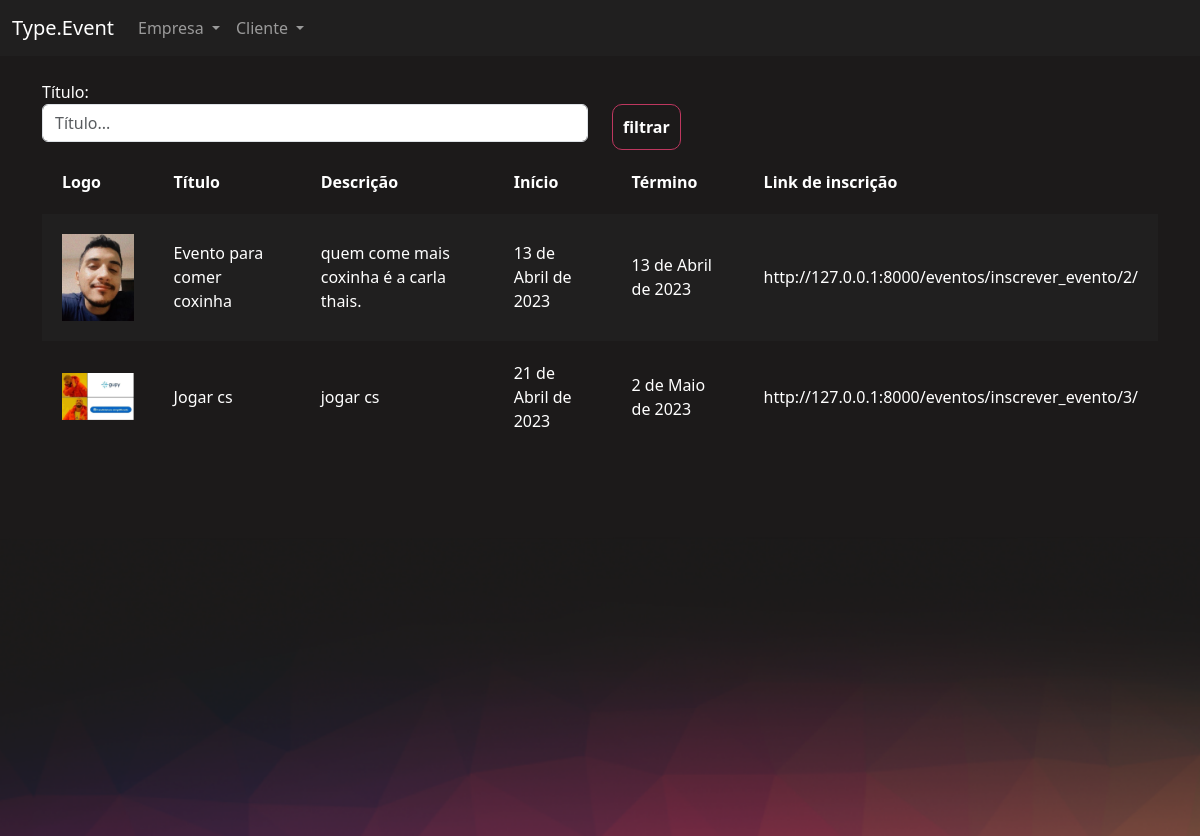
/eventos/gerenciar_evento/ (signed in), run on an earlier commit of the app's database.
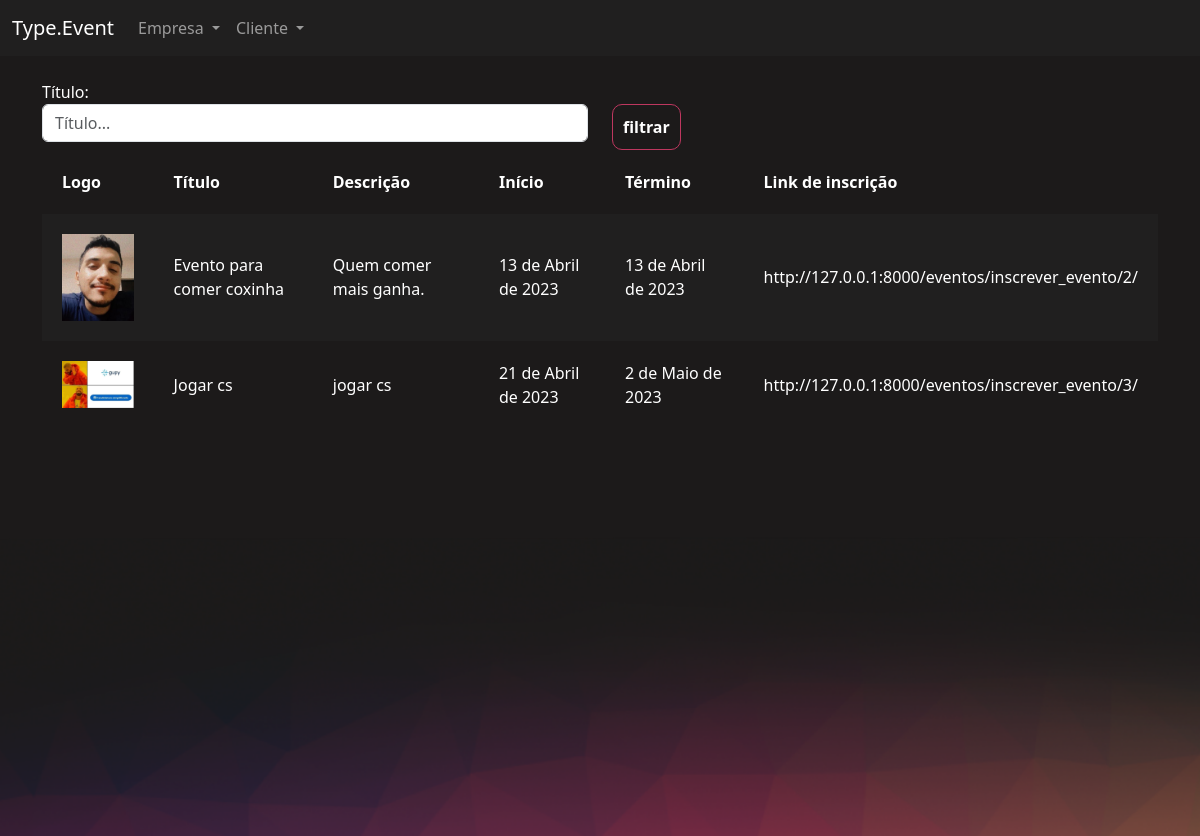
And on a later commit of the database.
### eventos/models.py (models this page shows, shortened)
class Evento(models.Model):
    criador = models.ForeignKey(User, on_delete=models.DO_NOTHING, null=True, blank=True)
    nome = models.CharField(max_length=200)
    descricao = models.TextField()
    data_inicio = models.DateField()
    data_termino = models.DateField()
    carga_horaria = models.IntegerField()
    logo = models.ImageField(upload_to="logos")
    participantes = models.ManyToManyField(User, related_name="evento_participante", null=True, blank=True)
    cor_principal = models.CharField(max_length=7)
    cor_secundaria = models.CharField(max_length=7)
    cor_fundo = models.CharField(max_length=7)

### eventos/views.py (the view)
# urls.py: path('gerenciar_evento/', views.gerenciar_evento, name="gerenciar_evento"),
@login_required
def gerenciar_evento(request):
    if request.method == "GET":
        nome = request.GET.get('nome')
        eventos = Evento.objects.filter(criador=request.user)
        if nome:
            eventos = eventos.filter(nome__contains=nome)
        return render(request, 'gerenciar_evento.html', {'eventos': eventos})

### eventos/templates/gerenciar_evento.html (shortened to what this page needs)
{% extends "bases/base_evento.html" %}
{% load static %}
{% block 'importacoes' %}
    <link href="{% static 'evento/css/gerenciar_evento.css' %}" rel="stylesheet">
{% endblock %}
{% block 'conteudo' %}
    <div class="container">
        <br>
        <div class="row">
            <div class="col-md">
                <form action="{% url 'gerenciar_evento' %}" method="GET">
                <label>Título:</label>
                <input type="text" placeholder="Título..." class="form-control" name="nome">
            </div>
            <div class="col-md">
                <br>
                <input type="submit" class="btn-principal" value="filtrar">
            </div>
        </div>
        <table>
            <tr>
                <th>Logo</th>
                <th>Título</th>
                <th>Descrição</th>
                <th>Início</th>
                <th>Término</th>
                <th>Link de inscrição</th>
            </tr>
            {% for evento in eventos %}
                <tr class="{% cycle 'linha' 'linha2' %}">
                    <td width="10%"><a href="{% url 'participantes_evento' evento.id %}"><img width="100%" src="/media/{{evento.logo}}"></a></td>
                    <td>{{evento.nome}}</td>
                    <td>{{evento.descricao}}</td>
                    <td>{{evento.data_inicio}}</td>
                    <td>{{evento.data_termino}}</td>
                    <td>http://127.0.0.1:8000/eventos/inscrever_evento/{{evento.id}}/</td>
                </tr>
            {% endfor %}
        </table>
    </div>
{% endblock %}

### templates/bases/base_evento.html (shortened to what this page needs)
{% extends 'bases/base.html' %}
{% load static %}
{% block 'head' %}
    {% block 'importacoes' %}{% endblock %}
    <link href="{% static 'evento/css/evento.css' %}" rel="stylesheet">
    <link href="{% static 'usuarios/css/usuarios.css' %}" rel="stylesheet">
{% endblock %}
{% block 'body' %}
    <nav class="navbar navbar-expand-lg bg-body-tertiary navbar-color" data-bs-theme="dark">
        <div class="container-fluid">
            <a class="navbar-brand" href="#">Type.Event</a>
            <div class="collapse navbar-collapse" id="navbarNavDropdown">
            <ul class="navbar-nav">
                <li class="nav-item dropdown">
                    <a class="nav-link dropdown-toggle" href="#" role="button" data-bs-toggle="dropdown" aria-expanded="false">
                        Empresa
                    </a>
                </li>
                <li class="nav-item dropdown">
                    <a class="nav-link dropdown-toggle" href="#" role="button" data-bs-toggle="dropdown" aria-expanded="false">
                        Cliente
                    </a>
                </li>
            </ul>
            </div>
        </div>
    </nav>
    <div style="min-height: 60vh">
        {% block 'conteudo' %}
        {% endblock %}
    </div>
    <div class="fundo-pagina">
    </div>
{% endblock %}

### templates/bases/base.html (shortened to what this page needs)
{% load static %}
<!doctype html>
<html lang="en">
  <head>
    <link href="{% static 'geral/css/base.css'%}" rel="stylesheet">
    <link href="https://cdn.jsdelivr.net/npm/bootstrap@5.3.0-alpha1/dist/css/bootstrap.min.css" rel="stylesheet">
    {% block 'head' %}{% endblock %}
  </head>
  <body>
    {% block 'body' %}{% endblock %}
  </body>
</html>

### templates/static/geral/css/base.css (style rules this page uses)
body { color: white !important; }
:root { --main-color: #201F1F; --dark-color: #1C1A1A; --contrast-color: #BE375F; --differential-color: #ED8554; }

### templates/static/evento/css/gerenciar_evento.css (style rules this page uses)
table { width: 100%; padding: 20px; }
.linha { height: 40px; background-color: var(--main-color); padding: 20px; }
td, th { padding: 20px; }

### templates/static/evento/css/evento.css (style rules this page uses)
.navbar-color { background-color: #201F1F !important; }
body { background-color: #1C1A1A; }
.fundo-pagina { background-image: url('/static/evento/img/fundo_pagina.png'); height: 300px; background-size: cover; }

### templates/static/usuarios/css/usuarios.css (style rules this page uses)
.btn-principal { background-color: transparent; border: 1px solid var(--contrast-color); color: white; padding: 10px; border-radius: 10px; font-weight: bold; }

What changed in the data, as far as the page shows it:
changed Evento "Evento para comer coxinha": descricao "quem come mais coxinha é a carla thais." → "Quem comer mais ganha."
